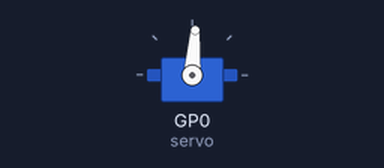
Bench run of a program on a simulated Raspberry Pi Pico running MicroPython. On the bench: servo. Servo angles are drawn from the pulse width (0.5 ms = 0°, 2.5 ms = 180°).

Above: at 0.05 s.
Timing chart, 0 to 3.0 s (numbered marks = the images above):
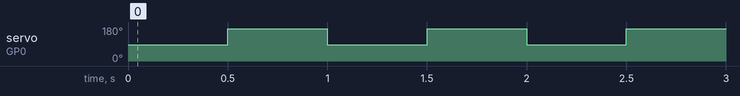

The program:

_______.py
```python
from picozero import Servo   # サーボ用
from time import sleep       # 待ち時間

servo = Servo(0, None, 0.0005, 0.0024)  # GP0に接続して初期化

while True:                  # ずっと繰り返す
    servo.value = 45 / 90   # サーボを45°に動かす 
    sleep(0.5)              # 0.5秒待つ
    servo.value = 135 / 90  # サーボを135°に動かす 
    sleep(0.5)              # 0.5秒待つ
```

Measured:
- by itself, servo on GP0 (servo): alternates 171° for 0.50 s and 86° for 0.50 s
